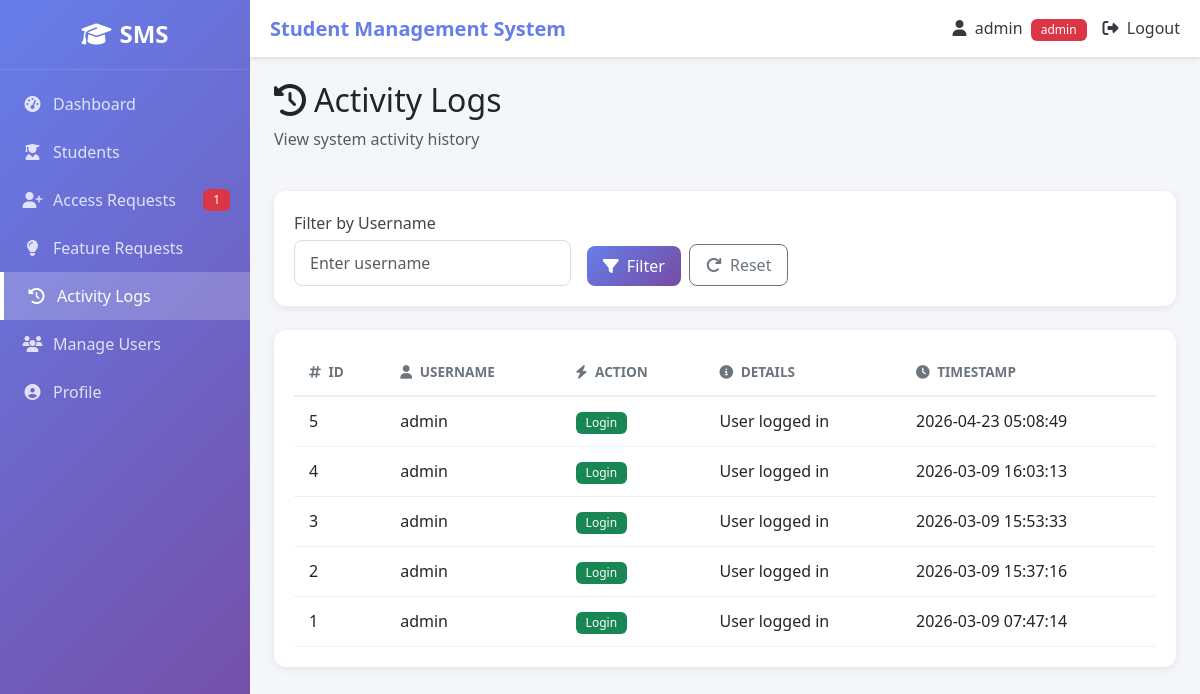
Page /admin/activity-logs (signed in) on the committed database.
### tables this page shows
CREATE TABLE activity_logs (
        id INTEGER PRIMARY KEY AUTOINCREMENT,
        user_id INTEGER,
        username TEXT,
        action TEXT,
        details TEXT,
        ip_address TEXT,
        created_at TIMESTAMP DEFAULT CURRENT_TIMESTAMP
    );

### routes/admin_routes.py (the view)
@admin_bp.route('/admin/activity-logs')
@admin_required
def activity_logs():
    update_session_activity()
    pending_requests = user_model.get_pending_requests_count()
    username_filter = request.args.get('username', '')
    limit = int(request.args.get('limit', 100))
    if username_filter:
        activities = get_activities_by_user(username_filter, limit=limit)
    else:
        activities = get_all_activities(limit=limit)
    return render_template('activity_logs.html', activities=activities, username_filter=username_filter, pending_requests=pending_requests)

### models/activity_model.py (called while the page is built)
def get_db():
    return sqlite3.connect(DB_NAME)

def get_all_activities(limit=100):
    conn = get_db()
    cursor = conn.cursor()
    cursor.execute("SELECT * FROM activity_logs ORDER BY created_at DESC LIMIT ?", (limit,))
    activities = cursor.fetchall()
    conn.close()
    return activities

### models/user_model.py (called while the page is built)
def get_db():
    return sqlite3.connect(DB_NAME)

def get_pending_requests_count():
    conn = get_db()
    cursor = conn.cursor()
    cursor.execute("SELECT COUNT(*) FROM access_requests WHERE status='pending'")
    count = cursor.fetchone()[0]
    conn.close()
    return count

### routes/admin_routes.py (called while the page is built)
def admin_required(f):
    from functools import wraps
    @wraps(f)
    def decorated_function(*args, **kwargs):
        if 'user' not in session:
            return redirect('/')
        if session.get('role') != 'admin':
            flash('You do not have permission to access this page.', 'danger')
            return redirect('/dashboard')
        return f(*args, **kwargs)
    return decorated_function

def update_session_activity():
    from time import time
    session['last_activity'] = time()

### templates/activity_logs.html (shortened to what this page needs)
{% extends "base.html" %}
{% block content %}
<div class="activity-logs-page">
    <div class="row mb-4">
        <div class="col-12">
            <h2><i class="fas fa-history me-2"></i>Activity Logs</h2>
            <p class="text-muted">View system activity history</p>
        </div>
    </div>
    <div class="card mb-4">
        <div class="card-body">
            <form method="GET" class="row g-3">
                <div class="col-md-4">
                    <label class="form-label">Filter by Username</label>
                    <input type="text" class="form-control" name="username" placeholder="Enter username" value="{{ username_filter }}">
                </div>
                <div class="col-md-4 d-flex align-items-end">
                    <button type="submit" class="btn btn-primary me-2">
                        <i class="fas fa-filter me-1"></i> Filter
                    </button>
                    <a href="{{ url_for('admin.activity_logs') }}" class="btn btn-outline-secondary">
                        <i class="fas fa-redo me-1"></i> Reset
                    </a>
                </div>
            </form>
        </div>
    </div>
    <div class="card">
        <div class="card-body">
            <div class="table-responsive">
                <table class="table table-hover">
                    <thead>
                        <tr>
                            <th><i class="fas fa-hashtag me-1"></i> ID</th>
                            <th><i class="fas fa-user me-1"></i> Username</th>
                            <th><i class="fas fa-bolt me-1"></i> Action</th>
                            <th><i class="fas fa-info-circle me-1"></i> Details</th>
                            <th><i class="fas fa-clock me-1"></i> Timestamp</th>
                        </tr>
                    </thead>
                    <tbody>
                        {% if activities %}
                        {% for activity in activities %}
                        <tr>
                            <td>{{ activity[0] }}</td>
                            <td>{{ activity[2] }}</td>
                            <td>
                                {% if 'login' in activity[3] %}
                                <span class="badge bg-success">Login</span>
                                {% elif 'logout' in activity[3] %}
                                <span class="badge bg-secondary">Logout</span>
                                {% elif 'add' in activity[3] %}
                                <span class="badge bg-primary">Add</span>
                                {% elif 'edit' in activity[3] %}
                                <span class="badge bg-warning">Edit</span>
                                {% elif 'delete' in activity[3] %}
                                <span class="badge bg-danger">Delete</span>
                                {% elif 'export' in activity[3] %}
                                <span class="badge bg-info">Export</span>
                                {% elif 'search' in activity[3] %}
                                <span class="badge bg-light text-dark">Search</span>
                                {% else %}
                                <span class="badge bg-secondary">{{ activity[3] }}</span>
                                {% endif %}
                            </td>
                            <td>{{ activity[4] or '-' }}</td>
                            <td>{{ activity[6] }}</td>
                        </tr>
                        {% endfor %}
                        {% endif %}
                    </tbody>
                </table>
            </div>
        </div>
    </div>
</div>
{% endblock %}

### static/css/style.css (style rules this page uses)
:root { --primary-color: #667eea; --secondary-color: #764ba2; --success-color: #28a745; --danger-color: #dc3545; --warning-color: #ffc107; --info-color: #17a2b8; --dark-color: #343a40; --light-color: #f8f9fa; --sidebar-width: 250px; --transition-speed: 0.3s; }
body { font-family: 'Segoe UI', Tahoma, Geneva, Verdana, sans-serif; background-color: #f5f6fa; margin: 0; padding: 0; min-height: 100vh; }
a { text-decoration: none; transition: var(--transition-speed); }
.card { border: none; border-radius: 12px; box-shadow: 0 2px 8px rgba(0, 0, 0, 0.08); margin-bottom: 20px; transition: var(--transition-speed); }
.card-body { padding: 20px; }
.table { margin-bottom: 0; }
.table thead th { border-bottom: 2px solid #eee; color: #6c757d; font-weight: 600; font-size: 0.85rem; text-transform: uppercase; padding: 12px 15px; }
.table tbody td { padding: 12px 15px; vertical-align: middle; border-bottom: 1px solid #f0f0f0; }
.form-label { font-weight: 500; color: #444; margin-bottom: 5px; }
.form-control, .form-select { border: 1px solid #ddd; border-radius: 8px; padding: 10px 15px; transition: var(--transition-speed); }
.btn { border-radius: 8px; padding: 8px 16px; font-weight: 500; transition: var(--transition-speed); }
.btn-primary { background: linear-gradient(135deg, var(--primary-color) 0%, var(--secondary-color) 100%); border: none; }
.badge { padding: 5px 10px; font-weight: 500; border-radius: 6px; }

### rows in the picture
activity_logs: id "5", username "admin", action "Login", details "User logged in", created_at "2026-04-23 05:08:49"
activity_logs: id "4", username "admin", action "Login", details "User logged in", created_at "2026-03-09 16:03:13"
activity_logs: id "3", username "admin", action "Login", details "User logged in", created_at "2026-03-09 15:53:33"
activity_logs: id "2", username "admin", action "Login", details "User logged in", created_at "2026-03-09 15:37:16"
activity_logs: id "1", username "admin", action "Login", details "User logged in", created_at "2026-03-09 07:47:14"

### other values in the picture
{{ pending_requests }} "1"
{{ session['user'] }} "admin"
{{ session['role'] }} "admin"
